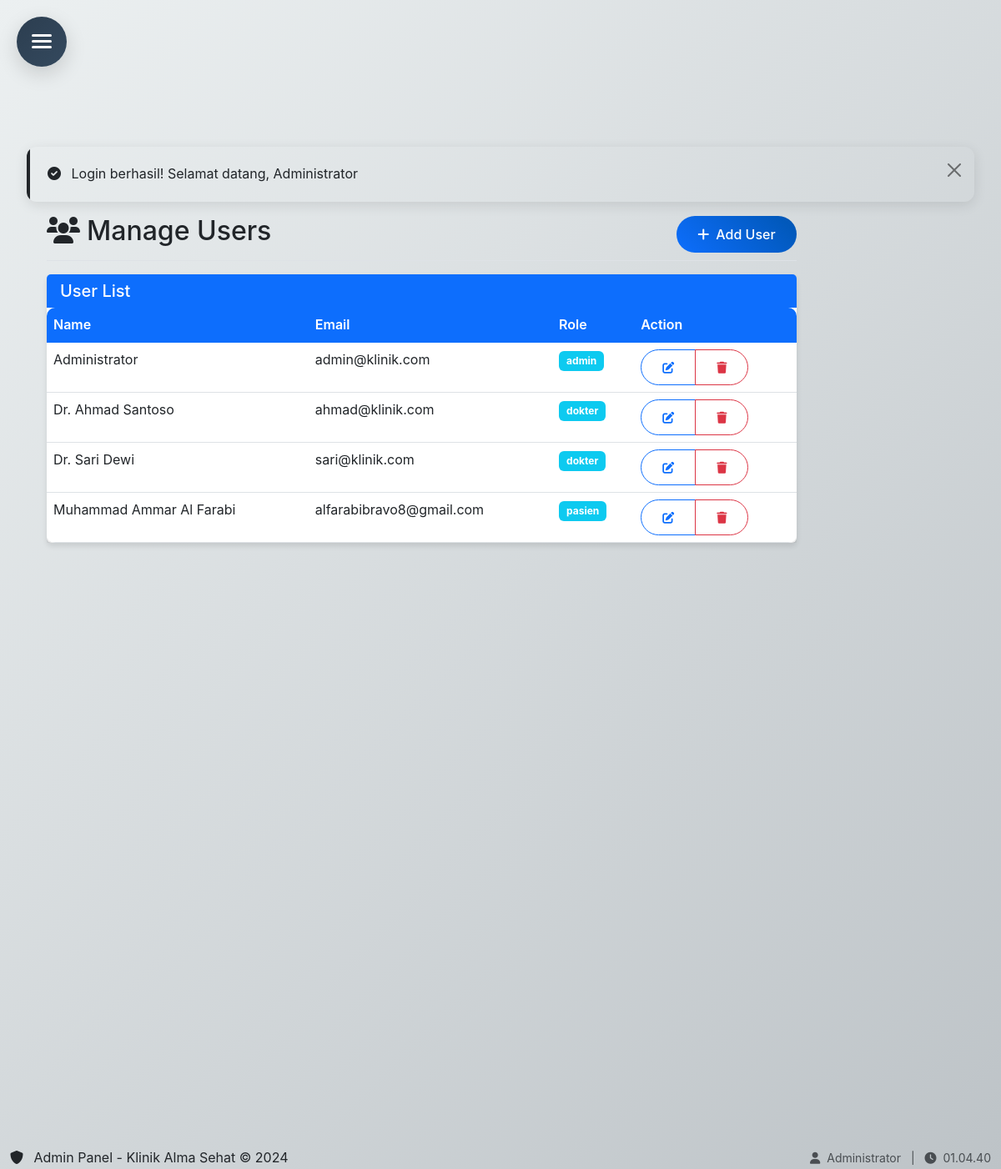
The page /admin/users.php (signed in) on the database its author committed.
### tables this page shows
CREATE TABLE `users` (
  `id` int(11) NOT NULL,
  `nama` varchar(100) NOT NULL,
  `email` varchar(100) NOT NULL,
  `password` varchar(255) NOT NULL,
  `role` enum('admin','dokter','pasien') NOT NULL,
  `created_at` timestamp NOT NULL DEFAULT current_timestamp()
);

### config/database.php (called while the page is built, shortened)
<?php
class Database {
    private $host = DB_HOST;
    private $user = DB_USER;
    private $pass = DB_PASS;
    private $dbname = DB_NAME;
    private $dbh;
    private $stmt;
    public function __construct() {
        $dsn = 'mysql:host=' . $this->host . ';dbname=' . $this->dbname;
        $options = array(
            PDO::ATTR_PERSISTENT => true,
            PDO::ATTR_ERRMODE => PDO::ERRMODE_EXCEPTION
        );
        try {
            $this->dbh = new PDO($dsn, $this->user, $this->pass, $options);
        } catch(PDOException $e) {
            $this->error = $e->getMessage();
        }
    }
    public function query($query) {
        $this->stmt = $this->dbh->prepare($query);
    }
    public function execute() {
        return $this->stmt->execute();
    }
    public function resultset() {
        $this->execute();
        return $this->stmt->fetchAll(PDO::FETCH_ASSOC);
    }
}
?>

### admin/users.php (the view, shortened to what this page needs)
<?php
$db = new Database();
$db->query("SELECT * FROM users ORDER BY nama");
$users = $db->resultset();
include '../includes/admin-header.php';
?>
<div class="container-fluid">
    <div class="row">
        <main role="main" class="col-md-9 ml-sm-auto col-lg-10 px-4">
            <div class="d-flex justify-content-between flex-wrap flex-md-nowrap align-items-center pt-3 pb-2 mb-3 border-bottom">
                <h1 class="h2"><i class="fas fa-users me-2"></i>Manage Users</h1>
                <button type="button" class="btn btn-primary" data-bs-toggle="modal" data-bs-target="#addUserModal">
                    <i class="fas fa-plus me-2"></i>Add User
                </button>
            </div>
            <div class="card">
                <div class="card-header">
                    <h5 class="mb-0">User List</h5>
                </div>
                <div class="card-body p-0">
                    <div class="table-responsive">
                        <table class="table table-hover mb-0">
                            <thead class="table-light">
                                <tr>
                                    <th>Name</th>
                                    <th>Email</th>
                                    <th>Role</th>
                                    <th>Action</th>
                                </tr>
                            </thead>
                            <tbody>
                                <?php if (empty($users)): ?>
                                    <tr>
                                        <td colspan="4" class="text-center py-4">
                                            <i class="fas fa-users text-muted mb-2" style="font-size: 2rem;"></i>
                                            <p class="text-muted">No user data available</p>
                                        </td>
                                    </tr>
                                <?php else: ?>
                                    <?php foreach ($users as $user): ?>
                                        <tr>
                                            <td><?= htmlspecialchars($user['nama']) ?></td>
                                            <td><?= htmlspecialchars($user['email']) ?></td>
                                            <td>
                                                <span class="badge bg-info"> <?= htmlspecialchars($user['role']) ?></span>
                                            </td>
                                            <td>
                                                <div class="btn-group" role="group">
                                                    <button class="btn btn-sm btn-outline-primary"
                                                            onclick="editUser(<?= $user['id'] ?>, '<?= htmlspecialchars($user['nama']) ?>', '<?= htmlspecialchars($user['email']) ?>', '<?= htmlspecialchars($user['role']) ?>')">
                                                        <i class="fas fa-edit"></i>
                                                    </button>
                                                    <button class="btn btn-sm btn-outline-danger"
                                                            onclick="deleteUser(<?= $user['id'] ?>, '<?= htmlspecialchars($user['nama']) ?>')">
                                                        <i class="fas fa-trash"></i>
                                                    </button>
                                                </div>
                                            </td>
                                        </tr>
                                    <?php endforeach; ?>
                                <?php endif; ?>
                            </tbody>
                        </table>
                    </div>
                </div>
            </div>
        </main>
    </div>
</div>
<?php include '../includes/admin-footer.php'; ?>

### assets/css/style.css (style rules this page uses)
:root { --primary-color: #0d6efd; --secondary-color: #6c757d; --success-color: #198754; --danger-color: #dc3545; --warning-color: #ffc107; --info-color: #0dcaf0; --light-color: #f8f9fa; --dark-color: #212529; }
body { padding-top: 76px; font-family: 'Segoe UI', Tahoma, Geneva, Verdana, sans-serif; }
.card { border: none; box-shadow: 0 4px 6px rgba(0, 0, 0, 0.1); transition: transform 0.3s ease, box-shadow 0.3s ease; }
.card-header { background: var(--primary-color); color: white; border-bottom: none; }
.btn { border-radius: 25px; padding: 10px 25px; font-weight: 500; transition: all 0.3s ease; }
.btn-primary { background: linear-gradient(45deg, var(--primary-color), #0056b3); border: none; }
.table { border-radius: 10px; overflow: hidden; box-shadow: 0 4px 6px rgba(0, 0, 0, 0.1); }
.table thead th { background: var(--primary-color); color: white; border: none; font-weight: 600; }
.badge { font-size: 0.75rem; padding: 0.5em 0.75em; }

### assets/css/admin-style.css (style rules this page uses)
:root { --primary-color: #0d6efd; --secondary-color: #6c757d; --success-color: #198754; --danger-color: #dc3545; --warning-color: #ffc107; --info-color: #0dcaf0; --light-color: #f8f9fa; --dark-color: #212529; --white: #ffffff; --admin-primary: #2c3e50; --admin-secondary: #34495e; --admin-accent: #3498db; --admin-success: #27ae60; --admin-warning: #f39c12; --admin-danger: #e74c3c; --shadow-light: rgba(0, 0, 0, 0.1); --shadow-medium: rgba(0, 0, 0, 0.15); --shadow-heavy: rgba(0, 0, 0, 0.3); --transition-fast: 0.2s ease; --transition-medium: 0.3s ease; --transition-slow: 0.5s ease; --border-radius: 12px; --border-radius-small: 8px; --border-radius-large: 20px; }
* { margin: 0; padding: 0; box-sizing: border-box; }
body { font-family: 'Inter', 'Segoe UI', Tahoma, Geneva, Verdana, sans-serif; line-height: 1.6; color: var(--dark-color); background: linear-gradient(135deg, #ecf0f1 0%, #bdc3c7 100%); min-height: 100vh; overflow-x: hidden; }

### rows shown on the page
users: nama "Administrator", email "admin@klinik.com", role "admin"
users: nama "Dr. Ahmad Santoso", email "ahmad@klinik.com", role "dokter"
users: nama "Dr. Sari Dewi", email "sari@klinik.com", role "dokter"
users: nama "Muhammad Ammar Al Farabi", email "alfarabibravo8@gmail.com", role "pasien"

### other values the page prints
$_SESSION['success'] "Login berhasil! Selamat datang, Administrator"
$_SESSION['nama'] "Administrator"
